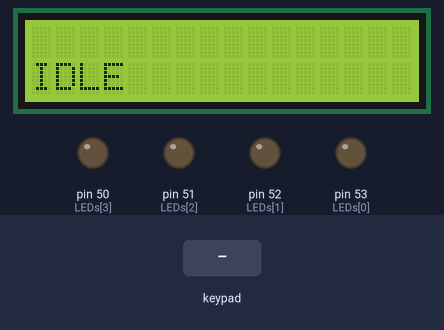
Recording of a sketch running on a simulated Arduino Mega 2560, built with avr-gcc and run on an emulated ATmega2560. Parts: 16×2 character LCD, output pins drawn as LEDs (lit = HIGH). Wiring (inferred from the names in the program): 24Cxx EEPROM at I2C address 0x50. The test bench sets the inputs (shaded band). EEPROM starts erased; what the sketch prints to the serial monitor is not drawn.

Above: at 1.2 s.
1.3 s: key '*' pressed
At 2.0 s:
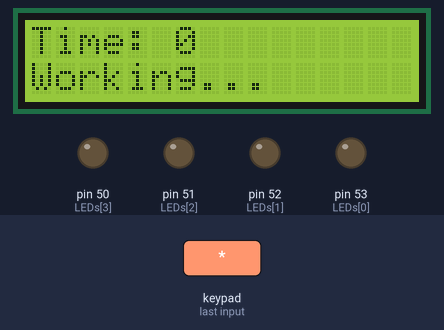
4.3 s: keypad keys 2 6 2 7 2 8 2 9 * pressed 0.4 s apart
At 7.8 s:
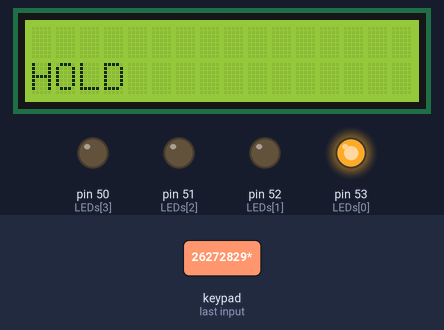
9.4 s: keypad keys 2 2 2 3 2 4 2 5 * pressed 0.4 s apart
At 13.4 s:
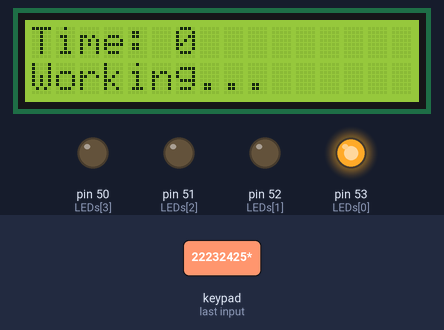
At 14.4 s:
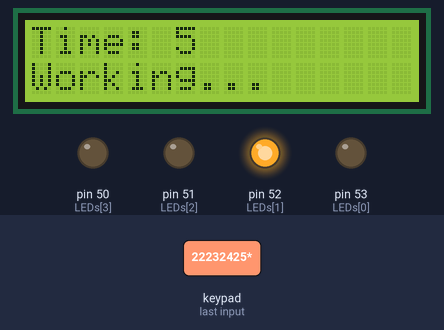
16.0 s: key '7' pressed
19.0 s: keypad keys 2 6 2 7 2 8 2 9 pressed 0.4 s apart
23.7 s: keypad keys 2 6 2 7 2 8 2 9 = pressed 0.4 s apart
Timing chart, 0 to 33.1 s (numbered marks = the images above; inputs shaded):
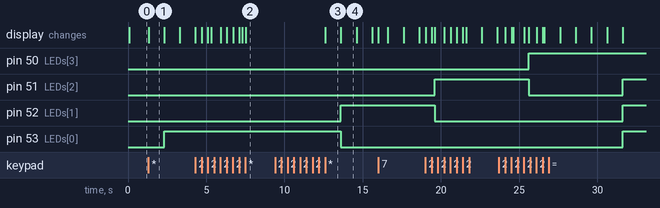

Measured:
- after the input at 1.3 s, pin 53 (LEDs[0]): LOW → HIGH after 1.0 s; the display: first changes at once (image 1 shows a later state)
- after the input at 4.3 s, pin 52 (LEDs[1]): stays LOW (without the input it goes to HIGH after 4.0 s); pin 53 (LEDs[0]): stays HIGH (without the input it goes to LOW after 4.0 s); the display: first changes at once (image 2 shows a later state)
- after the input at 9.4 s, pin 52 (LEDs[1]): LOW → HIGH after 4.2 s; pin 53 (LEDs[0]): HIGH → LOW after 4.2 s; the display: first changes after 3.2 s (image 3 shows a later state)
- what the display in image 1 shows lasts 1.0 s, from 1.3 s to 2.3 s

The sketch:

arduino.ino
```cpp
#include <Wire.h>
#include <LiquidCrystal.h>
#include <Keypad.h>
#define ADDR 0b1010000

const byte ROWS = 4; //four rows
const byte COLS = 4; //three columns
char keys[ROWS][COLS] = {
  {'7','8','9', '/'},
  {'4','5','6', '*'},
  {'1','2','3', '-'},
  {'C','0','=', '+'}
};
byte rowPins[ROWS] = {26, 27, 28, 29}; //connect to the row pinouts of the keypad
byte colPins[COLS] = {22, 23, 24, 25}; //connect to the column pinouts of the keypad
const int rs = 12, en = 11, d4 = 5, d5 = 4, d6 = 3, d7 = 2;

const int LEDs[4] = {53, 52, 51, 50};
LiquidCrystal lcd(rs, en, d4, d5, d6, d7);
Keypad keypad = Keypad( makeKeymap(keys), rowPins, colPins, ROWS, COLS );


String stateStr[] = {"IDLE", "Working...", "HOLD", "new time: "};
int timer[4] = {5, 5, 5, 5}, curTimer = timer[0], saveTimer = 0;
String input;
int state = 0, _step = 0, changeTimeStep = 0;
long t0 = millis();
bool isTimerOn = false;

void saveSettings(int _curTimer)
{
  eeprom_write(0, _step);
  eeprom_write(1, state);
  for (int i = 0; i < 4; i++) {
     eeprom_write(i+2, timer[i]);
  }
  eeprom_write(6, _curTimer);
  eeprom_write(7, isTimerOn ? 1 : 0);
}
void loadSettings()
{
  _step = eeprom_read(0);
  if (_step == 255) {
    return;
  }
  state = eeprom_read(1);
  for (int i = 0; i < 4; i++) {
    timer[i] = eeprom_read(2+i);
  }
  curTimer = eeprom_read(6);

  isTimerOn = eeprom_read(7);
}
void eeprom_write(byte dataAddress, byte data){
  Wire.beginTransmission(ADDR);
  Wire.write(dataAddress);
  Wire.write(data);
  Serial.println(data);
  Wire.endTransmission();
}
byte eeprom_read(byte dataAddress){
  byte data = NULL;
  Wire.beginTransmission(ADDR);
  Wire.write(dataAddress);
  Wire.endTransmission();
  Wire.requestFrom(ADDR, 1);
  delay(1);
  if(Wire.available()){
    data = Wire.read();
  Serial.println(data);
  }
  return data;
}


int getLeftTime() {
  if (!isTimerOn) {
    return 0;
  }
  return curTimer - (millis() - t0) / 1000;
}

void printState() {
    lcd.clear();
    lcd.setCursor(0, 1);
    lcd.print(stateStr[state] + input);
}

void setup() {
  // put your setup code here, to run once:
  for (int i = 0; i < 4; i++) {
    pinMode(LEDs[i], OUTPUT);
  }

  Serial.begin(9600);
  Wire.begin();
  lcd.begin(16, 2);
  lcd.clear();
  //saveSettings(5);
  loadSettings();
  printState();
}


void loop() {
  // put your main code here, to run repeatedly:
  for (int i = 0; i < 4; i++) {
    if (i == _step && (state == 1 || state == 2))
      digitalWrite(LEDs[i], HIGH);
    else
      digitalWrite(LEDs[i], LOW);
  }
  int leftTime = getLeftTime();
  if (isTimerOn && leftTime < 0) {
    if (_step == 3) {
      for (int i = 0; i < 4; i++) {
        digitalWrite(LEDs[i], HIGH);
      }
      lcd.clear();
      lcd.setCursor(0, 0);
      lcd.print("    FINISHED    ");
      isTimerOn = false;
      state = 0;
      delay(2000);
      lcd.clear();
      for (int i = 0; i < 4; i++) {
          digitalWrite(LEDs[i], LOW);
      }
      lcd.setCursor(0, 1);
      lcd.print(stateStr[0]);
      _step = (_step + 1) % 4;
    } else {
      _step = (_step + 1) % 4;
      t0 = millis();
      curTimer = timer[_step];
    }

  }else if (isTimerOn) {
    lcd.setCursor(0,0);
    lcd.print("Time: " + String(leftTime) + " ");
  }
  char key = keypad.getKey();
  if (key) {
    printState();
    if (key == '*') {
      if (state == 0) { //IDLE
        t0 = millis();
        curTimer = timer[_step];
        state = 1;
        isTimerOn = true;
        digitalWrite(LEDs[_step], HIGH);
        printState();
      } else if (state == 1) { //Working...
        state = 2;
        curTimer = leftTime;
        isTimerOn = false;
        printState();
      } else if (state == 2) { //HOLD
        state = 1;
        t0 = millis();
        isTimerOn = true;
        printState();
      }
    } else if (key == '=' && state == 3) {
      state = 0;
      timer[changeTimeStep] = input.toInt();
      input = "";
      printState();
    } else if (key >= '1' && key <= '4' && state == 0) {
      changeTimeStep = key - '1';
      state = 3;
      input = "";
      printState();
    } else if (state == 3) {
      input += key;
      printState();
    }
  }

  if ( millis() - saveTimer > 200)
  {
    if (isTimerOn) {
      saveSettings(leftTime);
    } else {
      saveSettings(curTimer);
    }
    saveTimer = millis();
  }
}
```
